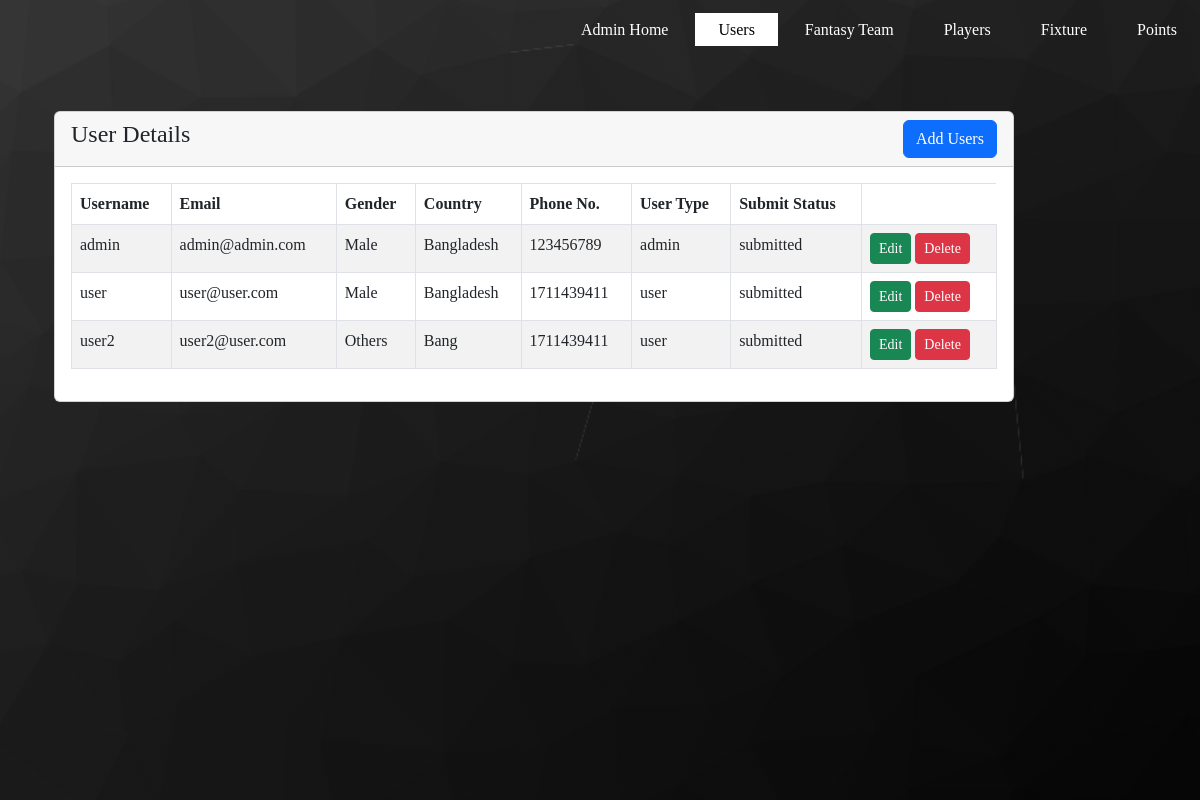
/usertest.php, run on the app's committed database.
### tables this page shows
CREATE TABLE `users` (
  `username` varchar(100) NOT NULL,
  `email` varchar(100) NOT NULL,
  `gender` varchar(50) NOT NULL,
  `country` varchar(100) NOT NULL,
  `phoneno` int(11) NOT NULL,
  `pass` varchar(100) NOT NULL,
  `status` varchar(100) NOT NULL DEFAULT 'unsubmitted',
  `usertype` varchar(100) NOT NULL DEFAULT 'user'
);

### usertest.php (the view, shortened to what this page needs)
<?php
    require 'config.php';
?>
<!DOCTYPE html>
<html lang="en">
<head>
    <link rel="stylesheet" href="usertest_style.css">
    <link href="https://cdn.jsdelivr.net/npm/bootstrap@5.2.0/dist/css/bootstrap.min.css" rel="stylesheet">
</head>
<body>
    <header>
        <div class="main" style="padding-top: -5%;">
            <ul>
                <li><a href="adminhome.php">Admin Home</a></li>
                <li class="active"><a href="usertest.php">Users</a></li>
                <li ><a href="fantasyadmin.php">Fantasy Team</a></li>
                <li><a href="control_player.php">Players</a></li>
                <li><a href="admin_fixture.php">Fixture</a></li>
                <li><a href="Points_Room.php">Points</a></li>
            </ul>
        </div>
    <div class="container mt-4">
        <div class="row">
            <div class="col-md-12">
                <div class="card" style = 'margin-right:-500px; margin-top:15%;'>
                    <div class="card-header">
                        <h4>User Details
                            <a href="add_user.php" class="btn btn-primary float-end">Add Users</a>
                        </h4>
                    </div>
                    <div class="card-body">
                        <table class="table table-bordered table-striped">
                            <thead>
                                <tr>
                                    <th>Username</th>
                                    <th>Email</th>
                                    <th>Gender</th>
                                    <th>Country</th>
                                    <th>Phone No.</th>
                                    <th>User Type</th>
                                    <th>Submit Status</th>
                                </tr>
                            </thead>
                            <tbody>
                                <?php
                                    $query = "SELECT * FROM `users`";
                                    $query_run = mysqli_query($conn, $query);
                                    if(mysqli_num_rows($query_run) > 0)
                                    {
                                        foreach($query_run as $row)
                                        {
                                            ?>
                                            <tr>
                                                <td><?= $row['username']; ?></td>
                                                <td><?= $row['email']; ?></td>
                                                <td><?= $row['gender']; ?></td>
                                                <td><?= $row['country']; ?></td>
                                                <td><?= $row['phoneno']; ?></td>
                                                <td><?= $row['usertype']; ?></td>
                                                <td><?= $row['status']; ?></td>
                                                <td>
                                                    <a href="user_edit.php?id=<?= $row['email']; ?>" class="btn btn-success btn-sm">Edit</a>
                                                    <form action="user_crud.php" method="POST" class="d-inline">
                                                        <button type="submit" name="delete_user" value="<?=$row['email'];?>" class="btn btn-danger btn-sm">Delete</button>
                                                    </form>
                                                </td>
                                            </tr>
                                            <?php
                                        }
                                    }
                                    else
                                    {
                                        echo "<h5> No Record Found </h5>";
                                    }
                                ?>
                            </tbody>
                        </table>
                    </div>
                </div>
            </div>
        </div>
    </div>
</body>
</html>

### usertest_style.css (style rules this page uses)
* { margin: 0; padding: 0; font-family:'myFirstFont'; }
header { background-image:linear-gradient(rgba(0,0,0,0.5),rgba(0,0,0,0.5)), url(8.png); height: 100vh; background-size: cover; background-position: center; }
ul { float: right; list-style-type: none; }
ul li { display: inline-block; }
ul li a { text-decoration: none; color: #fff; padding: 5px 20px; border: 3px solid transparent; transition: 0.6s ease; }
ul li.active a { background-color: #fff; color: #000; }
.main { max-width: 1400px; margin: auto; padding-top: 1.5%; }
.btn { border: 3px solid #fff; padding: 10px 30px; color: #fff; text-decoration: none; transition: 0.6s ease; border-radius: 25px; font-weight: bold; }

### data on the page
users: username "admin", email "admin@admin.com", gender "Male", country "Bangladesh", phoneno "123456789", usertype "admin", status "submitted"
users: username "user", email "user@user.com", gender "Male", country "Bangladesh", phoneno "1711439411", usertype "user", status "submitted"
users: username "user2", email "user2@user.com", gender "Others", country "Bang", phoneno "1711439411", usertype "user", status "submitted"
